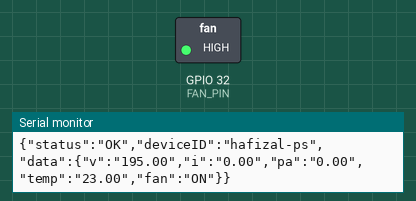
This sketch was run on a simulated ESP32. Parts: switched loads named in the sketch (green lamp = pin HIGH), the last lines printed to the serial monitor. WiFi joins after 1.5 s; servers stay silent unless stated; random numbers use the default seed unless the sketch sets one; no MQTT or app messages arrive unless stated.

Above: at 2.1 s.
At 39.3 s:
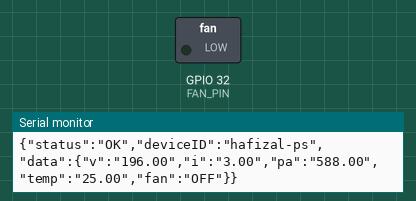
Timing chart, 0 to 40.8 s (numbered marks = the images above):
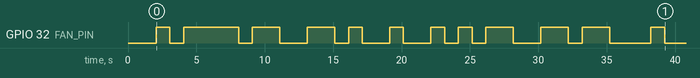

Measured:
- by itself, GPIO 32 (FAN_PIN): LOW → HIGH at 2.1 s, → LOW 1.0 s later, → HIGH 1.0 s later, → LOW 4.0 s later, … (24 changes in this stretch)

The sketch:

node_local.ino
```cpp
#include <WiFi.h>
#include <PubSubClient.h>
// Modbus
/*#include <ModbusMaster.h>
#include <HardwareSerial.h>
*/
#include <ArduinoJson.h>
#include "global.h"

WiFiClient espClient;
PubSubClient client(espClient);

// Modbus
/*
// Inisialisasi objek ModbusMaster dengan Serial1 (TX1, RX1) untuk modul 1 power meter
ModbusMaster nodeModul1;

// Inisialisasi objek ModbusMaster dengan Serial2 (TX2, RX2) untuk modul 2 temp sensor
ModbusMaster nodeModul2;
*/

void setup() {
  Serial.begin(115200);
  pinMode(FAN_PIN, OUTPUT);
  digitalWrite(FAN_PIN, LOW); // Matikan SSR saat memulai
  WiFi.begin(ssid, password);

  // Wi-Fi & MQTT
  while (WiFi.status() != WL_CONNECTED) {
    delay(1000);
    Serial.println("Connecting to WiFi...");
  }

  Serial.println("Connected to WiFi");
  client.setServer(mqttServer, mqttPort);
  client.setCallback(callback);

  while (!client.connected()) {
    if (client.connect("ESP32Client", mqttUser, mqttPassword)) {
      Serial.println("Connected to MQTT Broker");
    } else {
      Serial.print("MQTT Connection Failed, rc=");
      Serial.print(client.state());
      Serial.println(" Retrying in 5 seconds...");
      delay(5000);
    }
  }

  /*
  // Modbus Serial
  // Inisialisasi komunikasi Serial1 (TX1, RX1) untuk modul 1
  Serial1.begin(9600, SERIAL_8N1, 3, 1); // RX1 (GPIO3), TX1 (GPIO1)
  Serial1.setTimeout(200);

  // Inisialisasi komunikasi Serial2 (TX2, RX2) untuk modul 2
  Serial2.begin(9600, SERIAL_8N1, 16, 17); // RX2 (GPIO16), TX2 (GPIO17)
  Serial2.setTimeout(200);

  // Inisialisasi objek ModbusMaster untuk modul 1 dengan alamat slave 1
  nodeModul1.begin(1, Serial1);

  // Inisialisasi objek ModbusMaster untuk modul 2 dengan alamat slave 2
  nodeModul2.begin(2, Serial2);
  */
}

void loop() {
  // Modbus
  /*
  uint8_t result, result2;
  uint16_t data_node[2], data_node2;
  int i;
  float reading;
  */

  // Modbus
  /*
  for(i=0; i<=2; i++){
    result = nodeModul1.readHoldingRegisters(data_register[i], 1);
    if (result == nodeModul1.ku8MBSuccess) {
      Serial.println("Success, Received data: ");
      data_node[0]=nodeModul1.getResponseBuffer(0x00);
      data_node[1]=nodeModul1.getResponseBuffer(0x01);

      // Baca voltage dari modul 1
      if(data_register[i] == 0x0123){
        Serial.print("Volatge: ");
        reading = *((float *)data_node);
        Serial.print(reading);
        Serial.println(" Volt");
      }
      // Baca current dari modul 1
      if(data_register[i] == 0x0234){
        Serial.print("Current: ");
        reading = *((float *)data_node);
        Serial.print(reading);
        Serial.println(" Amps");
      }
      // Baca power dari modul 1
      if(data_register[i] == 0x0345){
        Serial.print("Power: ");
        reading = *((float *)data_node);
        Serial.print(reading);
        Serial.println(" Watt");
      }
    } else {
      Serial.print("Gagal membaca modul 1");
      Serial.print(result, HEX);
      Serial.println("");
    }
  }

  // Baca register holding dari modul 2
  result2 = nodeModul2.readHoldingRegisters(0x03E8, 1); // Alamat register dan jumlah register

  // Cek hasil operasi modul 2
  if (result2 == nodeModul2.ku8MBSuccess) {
    data_node2 = nodeModul2.getResponseBuffer(0); // Data dari buffer respons
    Serial.print("Data dari modul 2: ");
    Serial.print(data_node2);
    Serial.println(" C");
  } else {
    Serial.print("Gagal membaca modul 2: ");
    Serial.println(result2, HEX);
  }
  */

  // Simulasi pengiriman data (Data dummy)
  float voltage = random(190, 221); // Contoh voltage acak antara 190-220 V
  float current = random(0, 7); // Contoh current acak antara 0-6 A
  float power = voltage * current;
  float currentTemperature = random(20, 30); // Contoh suhu acak antara 20-30 derajat Celsius

  // Cek apakah suhu mengalami kenaikan 2%
  if ((currentTemperature - lastTemperature) / lastTemperature >= TEMPERATURE_THRESHOLD) {
    digitalWrite(FAN_PIN, HIGH); // Nyalakan FAN
    fanStatus = "ON";
  } else {
    digitalWrite(FAN_PIN, LOW);
    fanStatus = "OFF";
  }
  lastTemperature = currentTemperature;

  // Konversi ke tipe data string
  String voltagePayload = String(voltage);
  String currentPayload = String(current);
  String powerPayload = String(power);
  String tempPayload = String(lastTemperature);

  // Membuat objek JSON
  StaticJsonDocument<200> jsonDocument;
  jsonDocument["status"] = "OK";
  jsonDocument["deviceID"] = "hafizal-ps";
  JsonObject data = jsonDocument.createNestedObject("data");
  data["v"] = voltagePayload;
  data["i"] = currentPayload;
  data["pa"] = powerPayload;
  data["temp"] = tempPayload;
  data["fan"] = fanStatus;


  // Mengonversi objek JSON menjadi String
  String payload;
  serializeJson(jsonDocument, payload);

  client.publish("DATA/LOCAL/SENSOR/PANEL_1", payload.c_str());
  Serial.println(payload);

  delay(1000);
}

void callback(char* topic, byte* payload, unsigned int length) {
  // Handle pesan yang diterima jika diperlukan
}
```

global.h
```cpp
const char* ssid = "ACUPUNCTURE CLINIC 1";
const char* password = "0351496477";
const char* mqttServer = "192.168.1.7";
const int mqttPort = 1883;
const char* mqttUser = "";
const char* mqttPassword = "";

// voltage, current and power data register of Selec EM4M
uint16_t data_register[3] = {0x0123, 0x0234, 0x0345};

float lastTemperature = 0.0; // Nilai suhu sebelumnya
const float TEMPERATURE_THRESHOLD = 0.02; // Kenaikan suhu sebesar 2%

const int FAN_PIN = 32; // Pin GPIO32 untuk mengendalikan SSR (FAN)

String fanStatus;
```
